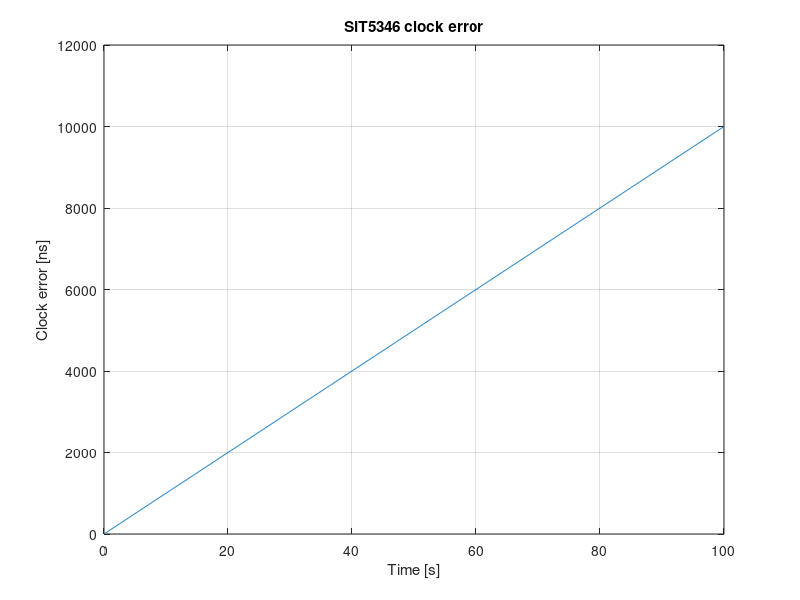

Write MATLAB code to recreate this figure.
%% SiT5346 - simple oscillator model

clear;
clc;

%% Oscillator parameters
f0 = 10e6;          % Nominal frequency [Hz]
y0 = 0.1e-6;        % Initial fractional frequency error [-]

%% Simulation
Ts = 0.1;           % Simulation step [s]
t_end = 100;        % Simulation duration [s]
t = 0:Ts:t_end;

%% Frequency error
y = y0 * ones(size(t));

%% Actual oscillator frequency
f = f0 .* (1 + y);

%% Clock time error
x = cumtrapz(t, y);

%% Convert time error to nanoseconds
x_ns = x * 1e9;

%% Results
fprintf("Nominal frequency: %.0f Hz\n", f0);
fprintf("Actual frequency:  %.3f Hz\n", f(1));
fprintf("Frequency offset:  %.3f Hz\n", f(1)-f0);
fprintf("Time error after %.0f s: %.1f ns\n", ...
        t_end, x_ns(end));

%% Plot
figure;
plot(t, x_ns);
grid on;

xlabel("Time [s]");
ylabel("Clock error [ns]");
title("SiT5346 clock error");
